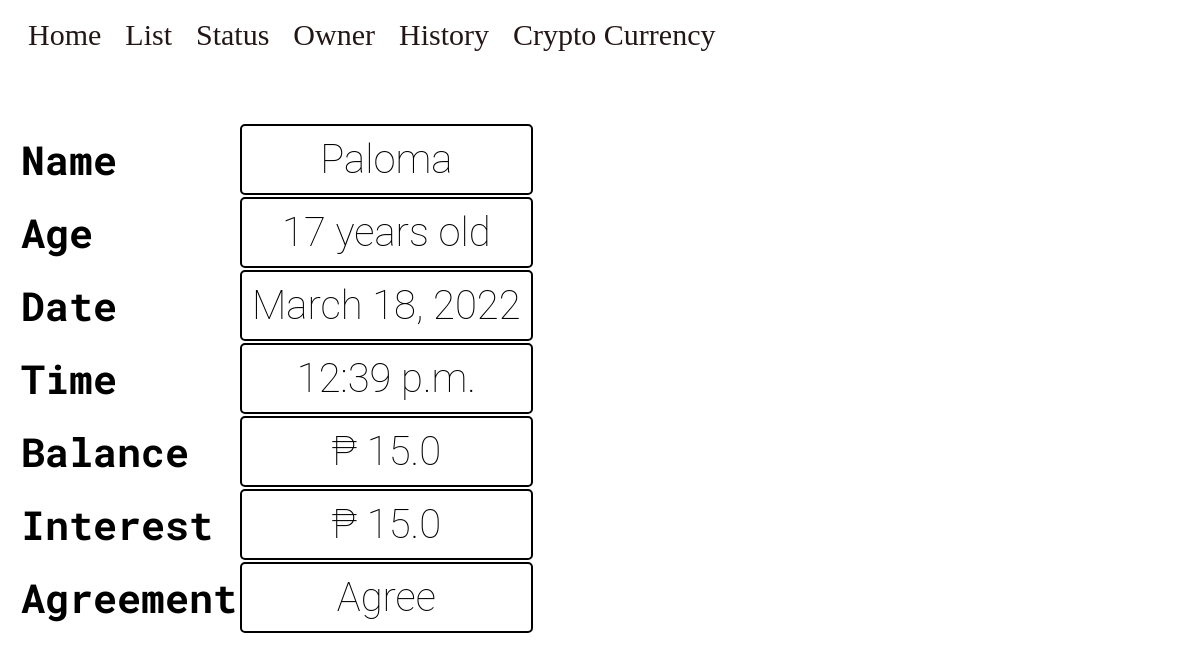
Screenshot of /profile/3/ with the database file from the repository.
### base/models.py (models this page shows, shortened)
class Information(models.Model):
    name = models.CharField(max_length=200)
    age = models.IntegerField(default=0)
    date = models.DateTimeField(default=timezone.now)
    interest = models.FloatField(default=0)
    balance = models.FloatField(default=0)
    interest_bool = models.BooleanField(default=True)
    agreement = models.BooleanField(default=False)
    date_debts = models.DateTimeField(default=timezone.now)

### base/views.py (the view)
# urls.py: path("profile/<str:pk>/", views.profile, name="profile"),
def profile(response, pk):
    active()
    if Information.objects.filter(id=int(pk)).exists():
        ls = Information.objects.get(id=int(pk))
        return render(response, 'profile.html', {'item': ls})
    else:
        return render(response, "home.html")

### templates/profile.html (shortened to what this page needs)
{% extends 'nav_bar.html' %}
{% load static %}
{% block content %}
    <link rel="stylesheet" href="{% static 'base/css/profile.css' %}">
    <div class="table">
    <table>
        <tr>
            <th>Name</th>
            <td>{{ item.name }}</td>
        </tr>
        <tr>
            <th>Age</th>
            <td>{{ item.age }} years old</td>
        </tr>
        <tr>
            <th>Date</th>
            <td>{{ item.date.date }}</td>
        </tr>
    <tr>
            <th>Time</th>
            <td>{{ item.date.time }}</td>
        </tr>
    <tr>
            <th>Balance</th>
            <td>₱ {{ item.balance }}</td>
        </tr>
        <tr>
            <th>Interest</th>
            <td>₱ {{ item.interest }}</td>
        </tr>
        <tr>
            <th>Agreement</th>
            {% if item.agreement == True %}
                <td>Agree</td>
            {% else %}
                <td>Disagree</td>
            {% endif %}
        </tr>
    </table>
    </div>
{% endblock %}

### base/static/base/css/profile.css (style rules this page uses)
.table table tr td { border: 2px solid; text-align: center; font-family: roboto, serif; font-size: 40px; font-weight: lighter; border-radius: 5px; padding: 10px; }
.table table tr th { text-align: left; font-family: Roboto mono, serif; font-size: 40px; font-weight: bold; }
.table { margin-top: 50px; padding: 10px; }

### rows the page displays
Information: name "Paloma", age "17", date "March 18, 2022", date.time "12:39 p.m.", balance "15.0", interest "15.0"
